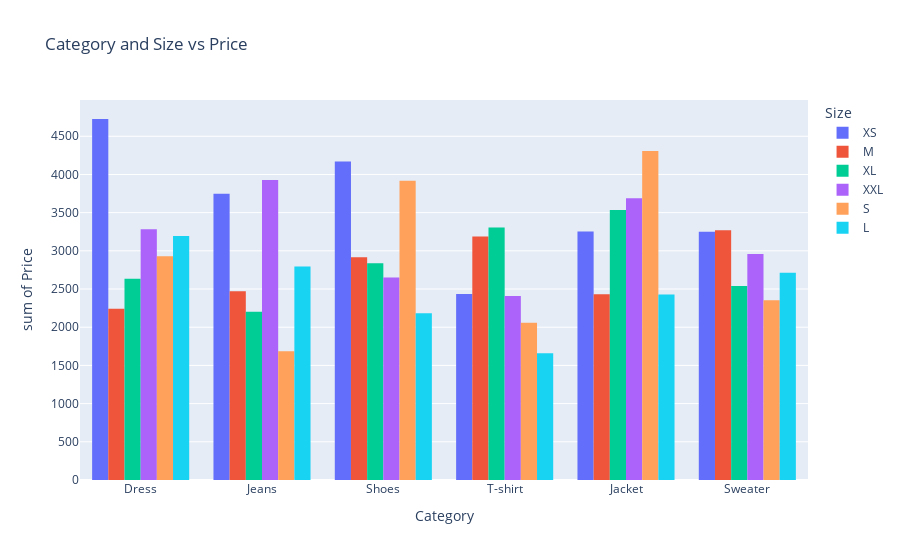

Notebook code cell kept with this figure:
### Code cell
px.histogram(df,x= "Category", y="Price",color="Size",barmode="group",title="Category and Size vs Price",height=height)

### Figure 1 — Plotly figure (JSON) as saved in the notebook; plotly's stock layout.template omitted (floating-point values rounded to 4 significant figures; data arrays with more than 128 entries replaced by an {"elided": "..."} marker saying what was removed)
{"data": [{"alignmentgroup": "True", "bingroup": "x", "histfunc": "sum", "hovertemplate": "Size=XS<br>Category=%{x}<br>sum of Price=%{y}<extra></extra>", "legendgroup": "XS", "marker": {"color": "#636efa", "pattern": {"shape": ""}}, "name": "XS", "offsetgroup": "XS", "orientation": "v", "showlegend": true, "type": "histogram", "x": {"elided": "196 str values"}, "xaxis": "x", "y": {"elided": "196 int values"}, "yaxis": "y"}, {"alignmentgroup": "True", "bingroup": "x", "histfunc": "sum", "hovertemplate": "Size=M<br>Category=%{x}<br>sum of Price=%{y}<extra></extra>", "legendgroup": "M", "marker": {"color": "#EF553B", "pattern": {"shape": ""}}, "name": "M", "offsetgroup": "M", "orientation": "v", "showlegend": true, "type": "histogram", "x": {"elided": "157 str values"}, "xaxis": "x", "y": {"elided": "157 int values"}, "yaxis": "y"}, {"alignmentgroup": "True", "bingroup": "x", "histfunc": "sum", "hovertemplate": "Size=XL<br>Category=%{x}<br>sum of Price=%{y}<extra></extra>", "legendgroup": "XL", "marker": {"color": "#00cc96", "pattern": {"shape": ""}}, "name": "XL", "offsetgroup": "XL", "orientation": "v", "showlegend": true, "type": "histogram", "x": {"elided": "167 str values"}, "xaxis": "x", "y": {"elided": "167 int values"}, "yaxis": "y"}, {"alignmentgroup": "True", "bingroup": "x", "histfunc": "sum", "hovertemplate": "Size=XXL<br>Category=%{x}<br>sum of Price=%{y}<extra></extra>", "legendgroup": "XXL", "marker": {"color": "#ab63fa", "pattern": {"shape": ""}}, "name": "XXL", "offsetgroup": "XXL", "orientation": "v", "showlegend": true, "type": "histogram", "x": {"elided": "173 str values"}, "xaxis": "x", "y": {"elided": "173 int values"}, "yaxis": "y"}, {"alignmentgroup": "True", "bingroup": "x", "histfunc": "sum", "hovertemplate": "Size=S<br>Category=%{x}<br>sum of Price=%{y}<extra></extra>", "legendgroup": "S", "marker": {"color": "#FFA15A", "pattern": {"shape": ""}}, "name": "S", "offsetgroup": "S", "orientation": "v", "showlegend": true, "type": "histogram", "x": {"elided": "166 str values"}, "xaxis": "x", "y": {"elided": "166 int values"}, "yaxis": "y"}, {"alignmentgroup": "True", "bingroup": "x", "histfunc": "sum", "hovertemplate": "Size=L<br>Category=%{x}<br>sum of Price=%{y}<extra></extra>", "legendgroup": "L", "marker": {"color": "#19d3f3", "pattern": {"shape": ""}}, "name": "L", "offsetgroup": "L", "orientation": "v", "showlegend": true, "type": "histogram", "x": {"elided": "141 str values"}, "xaxis": "x", "y": {"elided": "141 int values"}, "yaxis": "y"}], "layout": {"autosize": true, "barmode": "group", "legend": {"title": {"text": "Size"}, "tracegroupgap": 0}, "title": {"text": "Category and Size vs Price"}, "xaxis": {"anchor": "y", "autorange": true, "domain": [0, 1], "range": [-0.5, 5.5], "title": {"text": "Category"}, "type": "category"}, "yaxis": {"anchor": "x", "autorange": true, "domain": [0, 1], "range": [0, 4975.0], "title": {"text": "sum of Price"}, "type": "linear"}}}
